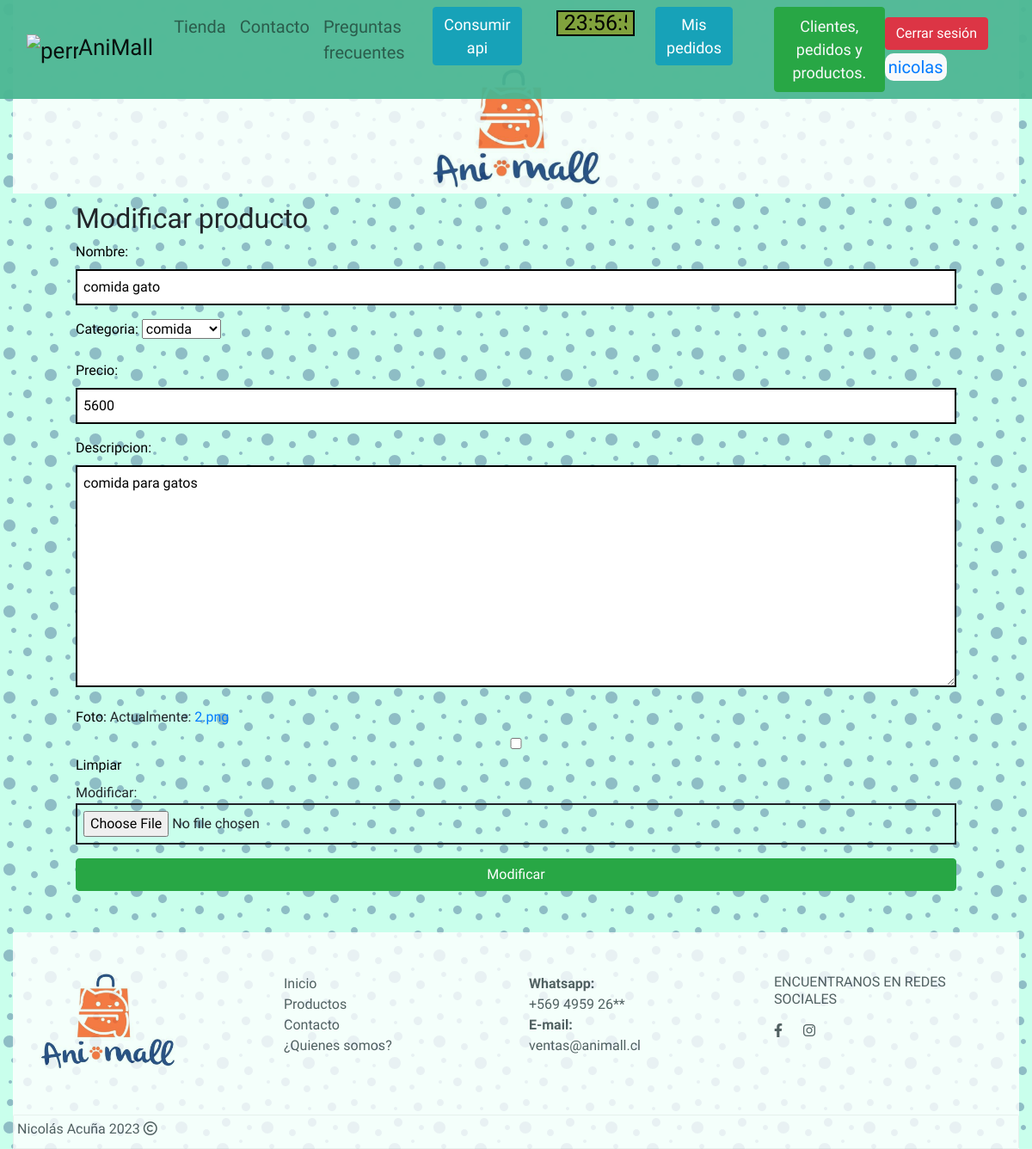
/modificar-producto/1/ (signed in), run on the app's committed database.
### Usuarios/models.py (models this page shows)
class UsuarioPersonalizado(AbstractUser):
    phoneNumberRegex = RegexValidator(regex = r"^\+?1?\d{8,15}$")
    telefono = models.CharField(validators = [phoneNumberRegex], max_length = 12, unique = True)

### aplicacion1/models.py (models this page shows, shortened)
class Productos(models.Model):
    nombre = models.CharField(max_length=50, null=False)
    categoria = models.ForeignKey(CategoriaProducto, on_delete=models.CASCADE)
    precio = models.PositiveIntegerField(null=False)
    disponibilidad = models.BooleanField(default=True)
    descripcion = models.TextField(max_length=100, null=True)
    foto = models.ImageField(null=True, blank=True)
    created = models.DateTimeField(auto_now_add=True)
    update = models.DateTimeField(auto_now_add=True)
    class Meta:
        verbose_name = "Producto"
        verbose_name_plural = "Productos"

class CategoriaProducto(models.Model):
    nombre = models.CharField(max_length=50)
    created = models.DateTimeField(auto_now_add=True)
    update = models.DateTimeField(auto_now_add=True)
    class Meta:
        verbose_name = "CategoriaProducto"
        verbose_name_plural = "CategoriasProductos"
    def __str__(self):
        return self.nombre

### aplicacion1/views.py (the view)
# urls.py: path('modificar-producto/<id>/', views.modificar_producto, name="modificar_producto"),
def modificar_producto(request, id):
    producto = Productos.objects.get(id = id)
    data = {
        'form':FormProducto(instance = producto)
    }
    if request.method == 'POST':
        formulario = FormProducto(data=request.POST,files=request.FILES, instance=producto)
        if formulario.is_valid():
            formulario.save()
            messages.success(request, 'Producto actualizado con exito')
            return redirect('mostrar_clientes')
    return render(request, 'app1/modificar.html', data)

### aplicacion1/forms.py
class FormProducto(forms.ModelForm):
    class Meta:
        model= Productos
        fields = ['nombre','categoria','precio', 'descripcion', 'foto']

### Carro/context_processor.py (called while the page is built)
def importe_total_carro(request):
    total = 0
    """if request.user.is_authenticated:
        for key, value in request.session["carro"].items():
            total = total + int(value["precio"])"""
    return {"importe_total_carro" : total}

### Proyecto/templates/app1/modificar.html (shortened to what this page needs)
{% extends "base.html" %}
{% load static %}
{% block content %}
{% if user.is_authenticated %}
<div class="container m-lg-10 pl-5 pr-5 mb-5">
    <div style="margin: 10px;">
        <h2>Modificar producto</h2>
        <form action="#" method="post" enctype="multipart/form-data" class="agregar">
            {{ form.as_p}}
            <input type="submit" class="btn btn-success" value="Modificar">
        </form>
    </div>
</div>
{% else %}
<h1 class="text-center text-danger">ALTO AHI RUFIAN, NO TIENES PERMISO PARA INGRESAR A ESTA PAGINA</h1>
{% endif %}
{% endblock %}

### Proyecto/templates/base.html (shortened to what this page needs)
{% load static %}
<!DOCTYPE html>
<html lang="en">
<head>
  <link rel="stylesheet" href="https://cdnjs.cloudflare.com/ajax/libs/font-awesome/6.1.0/css/all.min.css">
  <link rel="stylesheet" href="https://cdn.jsdelivr.net/npm/bootstrap@4.3.1/dist/css/bootstrap.min.css"
>
  <link rel="stylesheet" href="{% static 'css/style.css' %}">
</head>
<body class="container-fluid " onload="relojito()">
  <div>
    <div class="logo">
      <header>
      </header>
    </div>
    <div class="navegar">
      <nav class="navbar navbar-expand-lg fixed-top navbar-light" style="background-color: rgba(75, 182, 146, 0.945);">
        <div class="container-fluid">
          <a class="navbar-brand" style="font-size: 26px;" href="{% url 'home' %}"><img
              src="{% static 'img/perro-logo.png' %}" alt="perrito" width="60px"
              class="d-inline-block align-text-top">AniMall</a>
          <div class="collapse navbar-collapse nav-li" id="navbarToggler">
            <ul class="navbar-nav mr-auto">
              <li class="nav-item">
                <a class="nav-link " style="font-size: 20px; " href="{% url 'home' %}">Tienda</a>
              </li>
              <li class="nav-item ">
                <a class="nav-link " style=" font-size: 20px;" href="{% url 'contacto' %}">Contacto</a>
              </li>
              <li class="nav-item">
                <a class="nav-link" style=" font-size: 20px;" href="{% url 'preguntas' %}">Preguntas frecuentes</a>
              </li>
              <li class="nav-item">
                <a class="btn btn-info ml-3 mr-3" style="font-size: 18px;" href="{% url 'consumo_api' %}">Consumir api</a>
              </li>
              <form name="form_reloj">
                <input style="height: 30px; background-color: rgb(129, 162, 61);"
                type="text" name="reloj" size="4"class="text-center ml-4">
              </form>
              {% if user.is_authenticated %}
              <li class="nav-item">
                <a class="btn btn-info ml-5" style="font-size: 18px;" href="{% url 'mostrar_estado' user.username %}">Mis pedidos</a>
              </li>
              {% endif %}
              {% if user.is_staff %}
                <li class="nav-item">
                  <a class="nav-link btn btn-success text-light ml-5" style=" font-size: 18px;" href="{% url 'mostrar_clientes' %}">Clientes, pedidos y productos.</a>
                </li>
              {% endif %}
            </ul>
            <div>
              {% if user.is_authenticated %}
              <a href="{% url 'logout' %}" class="btn btn-danger">Cerrar sesión</a>
              <a href="#" class="bg-light p-1" style="font-size: 20px; text-decoration: none; border-radius: 10px;">{{ user.username }}</a>
              {% else %}
              <A href="{% url 'login' %}" class="btn btn-success">Iniciar sesión</A>
              <a href="{% url 'registrar' %}" class="btn btn-primary">Registrarse</a>
              {% endif %}
            </div>
          </div>
        </div>
      </nav>
    </div>
    {% block content %}
    {% endblock %}
    <footer class="pt-5 footer">
      <div class="container mb-5">
        <div class="row">
          <div class="col-md-3 mb-4 mb-md-0 text-center text-md-left">
            <img src="{% static 'img/logo-animal.png' %}" width="160px" alt="imagen-inferior">
          </div>
          <div class="col-md-3 mb-4 mb-md-0 text-dark text-center text-md-left">
            <ul class="list-unstyled mb-0">
              <li><a href="#" class="text-dark">Inicio</a></li>
              <li><a href="#" class="text-dark">Productos</a></li>
              <li><a href="#" class="text-dark">Contacto</a></li>
              <li><a href="#" class="text-dark">¿Quienes somos?</a></li>
            </ul>
          </div>
          <div class="col-md-3 mb-4 mb-md-0 text-dark text-center text-md-left">
            <p class="mb-0"><b>Whatsapp:</b><br>+569 4959 26**</p>
            <p class="mb-0"><b>E-mail:</b><br>ventas@animall.cl</p>
          </div>
          <div class="col-md-3 text-dark text-center text-md-left">
            <h6 class="text-uppercase mb-3">Encuentranos en redes sociales</h6>
            <div class="d-flex justify-content-center justify-content-md-start rrss">
              <a class="text-dark mr-4" target="new" href="#">
                <i class="fab fa-facebook-f"></i>
              </a>
              <a class="text-dark" target="new" href="#">
                <i class="fab fa-instagram"></i>
              </a>
            </div>
          </div>
        </div>
      </div>
      <div class="d-flex text-dark fa-border  ">
        <p class="mb-2 text-center">Nicolás Acuña 2023 <i class="fa-regular fa-copyright"></i></p>
      </div>
    </footer>
  </div>
</body>
</html>

### Proyecto/static/css/style.css (style rules this page uses)
body { font-family: 'Boogaloo', cursive; background-color: rgba(127, 255, 212, 0.418); }
.logo { opacity: .8; background-color: #fffffffe; }
.navegar { font-size: 25px; }
.footer { opacity: .8; background-color: #fffffffe; }
input, textarea { width: 100%; border: 2px solid; padding: 7px; }
label { color: rgb(0, 0, 0) }
a { text-transform: none; }

### data on the page
UsuarioPersonalizado: username "nicolas"
Productos: nombre "comida gato", categoria "comida", precio "5600", descripcion "comida para gatos"
